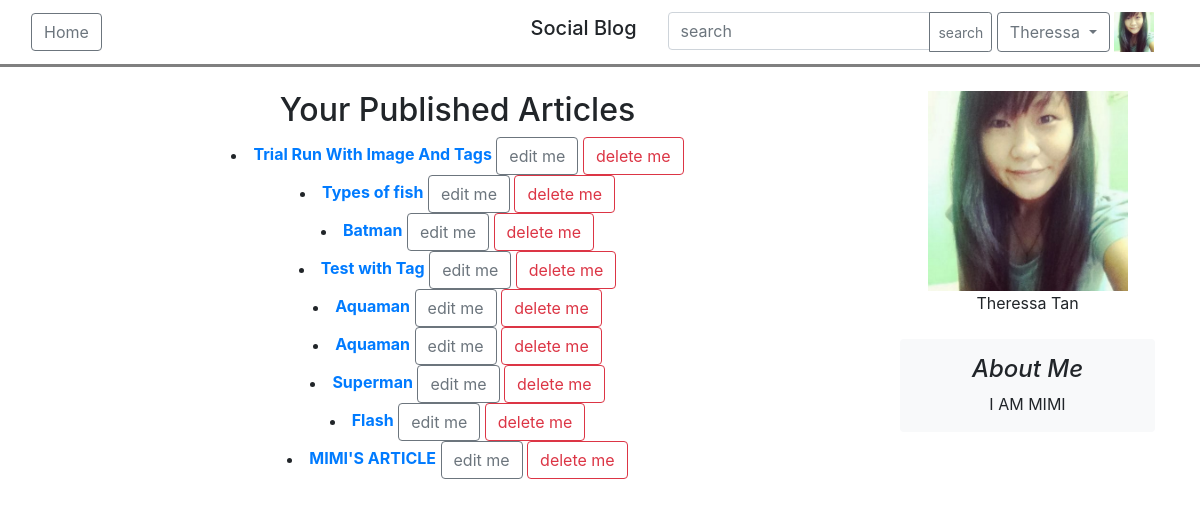
Page /article/15 (signed in) on the earlier database version.
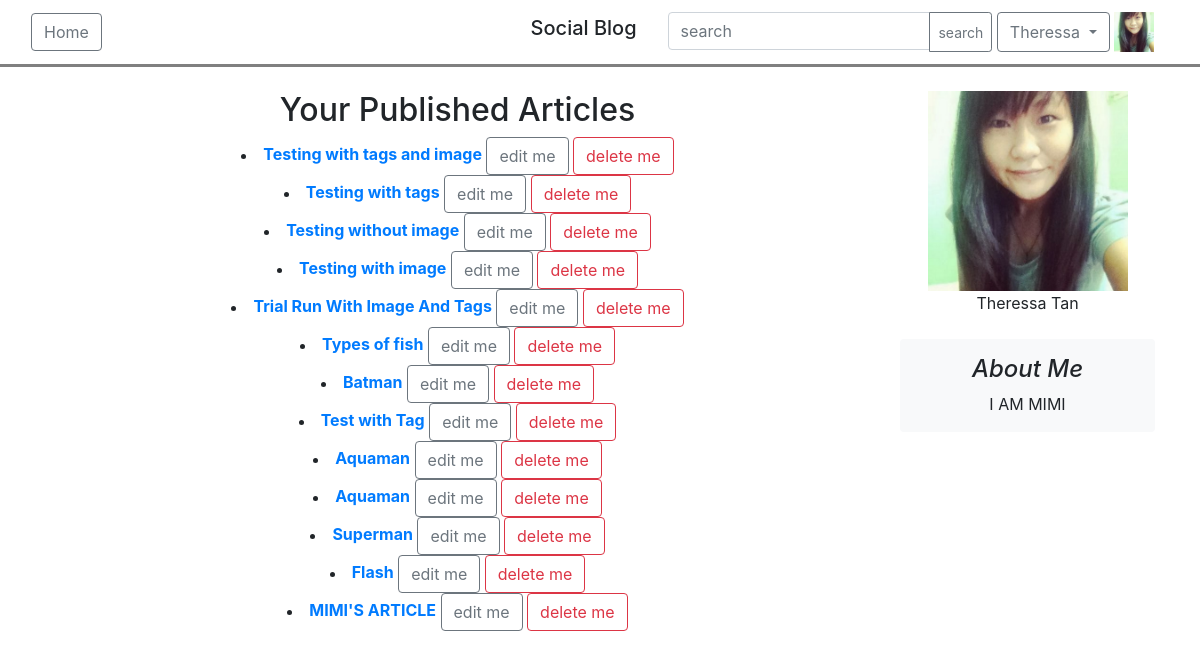
Same page on the later database version.
### blog/models.py (models this page shows, shortened)
class Article(models.Model):
    title =  models.CharField(max_length = 200)
    description = models.TextField(null=True, blank=True)
    owner = models.ForeignKey(settings.AUTH_USER_MODEL, on_delete=models.CASCADE)
    date_published = models.DateTimeField(auto_now_add = True)
    date_modified = models.DateTimeField(auto_now = True)
    article_image = models.ImageField(upload_to='articleImage/', null=True, blank=True)
    is_featured = models.BooleanField(default=False)
    tags = TaggableManager(blank=True)

### blog/views.py (the view)
# urls.py: path('article/<int:user_id>', views.user_articles, name = "userarticle"),
def user_articles(request, user_id):
    user = User.objects.get(pk=user_id)
    form = Article.objects.filter(owner=user_id).order_by('-date_published')
    if request.user.is_authenticated:
        follow = UserFollowing.objects.filter(following=user, owner=request.user)
        return render(request, 'blog/userarticles.html', {'form': form, 'user':user, 'follow':follow})
    else:
        return render(request, 'blog/userarticles.html', {'form': form, 'user':user})

### users/models.py (called while the page is built)
    def get_full_name(self):
        full_name = '%s %s' % (self.firstname, self.lastname)
        return full_name.strip()

### templates/blog/userarticles.html (shortened to what this page needs)
{% extends 'base.html' %}
{% load widget_tweaks %}
{% load static %}
{% block switch %}
    {% if request.user.is_authenticated %}
    <div class="input-group ">
        <input type="text" class="form-control" placeholder="search" aria-label="search" >
        <div class="input-group-append">
            <button class="btn btn-outline-secondary btn-sm" type="button">search</button>
        </div>
    </div>
    <div class="btn-group">
        <button type="button" class="btn btn-outline-secondary dropdown-toggle" data-toggle="dropdown" aria-haspopup="true" aria-expanded="false">
            {% if request.user.firstname %}
                {{ request.user.firstname }}
            {% else %}
                {{ request.user.email }}
            {% endif %}
        </button>
    </div>
        <img src="{{ request.user.avatar.url }}" width="40" height="40"></img>
    {% else %}
        <a href="{% url 'users:login' %}" class="btn btn-outline-secondary"> Login </a>
    {% endif %}
{% endblock%}
{% block content %}
    <div class="container-fluid">
        <div>
            <div class="container">
                <div class="row">
                    <div class="col-md-9">
                    <div align="center">
                        {% if request.user.id != user.id %}
                            {% if user.firstname %}
                            <h2> {{user.get_full_name}}'s Articles </h2>
                            {% else %}
                                {{user.email}}'s Articles
                            {% endif %}
                        {% else %}
                            <h2>Your Published Articles</h2>
                        {% endif %}
                    </div>
                        {% if form %}
                            <div align="center">
                                {% for article in form %}
                                    <li>
                                        <a href="{% url 'blog:articledetails' article.id%}" ><b>{{article.title}}</b></a>
                                        {% if request.user.id == article.owner.id %}
                                            <a href="{% url 'blog:editarticle' article.id%}" class="btn btn-outline-secondary"> edit me </a>
                                            <button class="btn btn-outline-danger" type="button" data-toggle="modal" data-target="#deleteModal">delete me</button>
                                        {% endif %}
                                    </li>
                                {% endfor %}
                            </div>
                        {% endif %}
                    </div>
                    <div class="col-md-3">
                    <div align="center">
                        <img src="{{user.avatar.url}}" width="200px" height="200px">
                        <br/>
                        {% if user.firstname %}
                            {{user.get_full_name}}
                        {% else %}
                            {{user.email}}
                        {% endif %}
                        <br/>
                        <br/>
                        <div class="p-3 mb-3 bg-light rounded">
                            <h4 class="font-italic">About Me</h4>
                            <p class="mb-0">{{user.about_me}}</p>
                        </div>
                    </div>
                    </div>
                </div>
            </div>
        </div>
    </div>
{% endblock %}

Differences in the rows shown:
added Article: title "Testing with tags and image", shows "edit me"
added Article: title "Testing with tags", shows "edit me"
added Article: title "Testing without image", shows "edit me"
added Article: title "Testing with image", shows "edit me"
